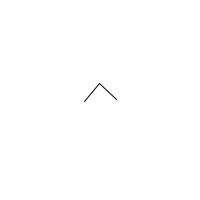
Frame 1 (no input)
Frame 60 (the mouse pressed at the canvas centre just before this capture): identical to frame 1, image omitted
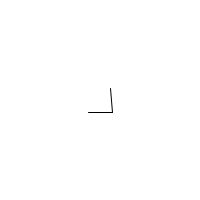
Frame 120 (the mouse held since frame 60 and released just before this capture)

The Processing sketch that drew these frames (run headless with seeded random() and noise(); from frame 60 on, the mouse is pressed at the canvas centre):

// Processing sketch: atan_Function_02
// ── atan_Function_02.pde
/*
 * The Arcangent Function
 * Handy for calculating angles and pointing things to others
 *
 * MW 3.11.15
 *
 * end
 
 */

///////////////////// GLOBALS ////////////////////

///////////////////// SETUP ////////////////////
void setup() {
  size(200, 200);
  background(255);
  smooth();
}

///////////////////// DRAW ////////////////////

void draw() {
  background(255);
  translate(width/2, height/2);
  float a = atan2(mouseY-height/2, mouseX-width/2);
  rotate(a);


  //Draw Arrow
  line(-12, 12, 12, 12);
  //line(12, 12, 12-10, 12-10);
  line(10,-12,12,12);
}
